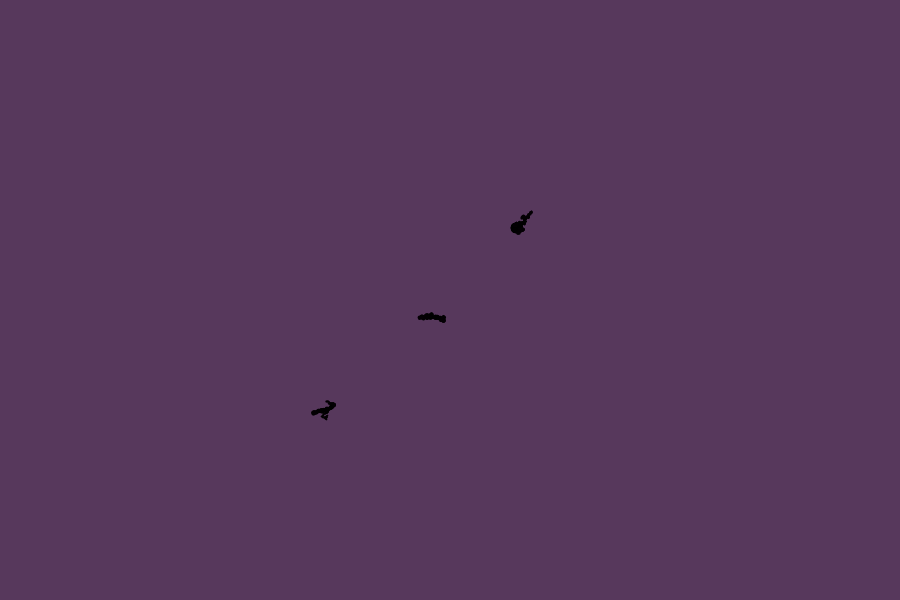
Frame 1 (no input)
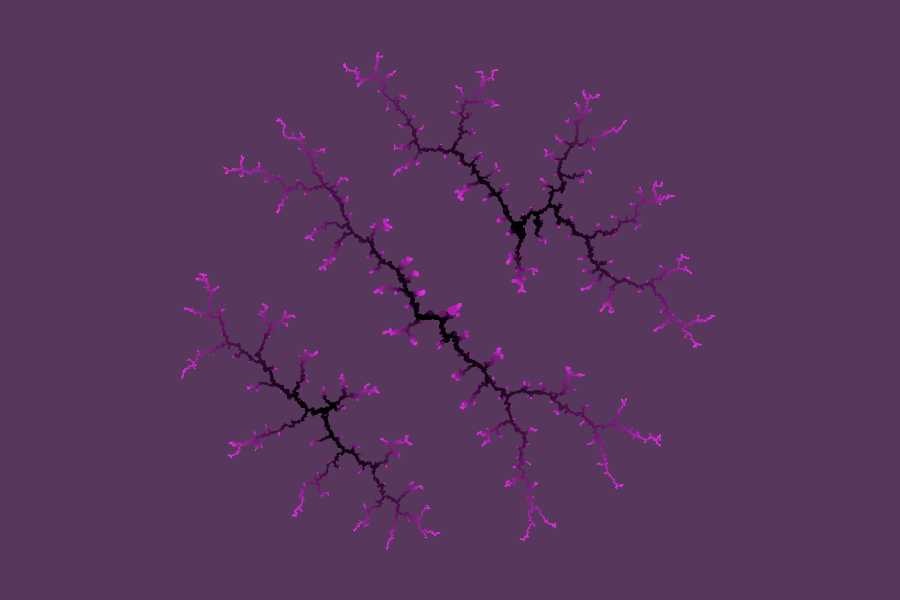
Frame 60 (the mouse pressed at the canvas centre just before this capture)
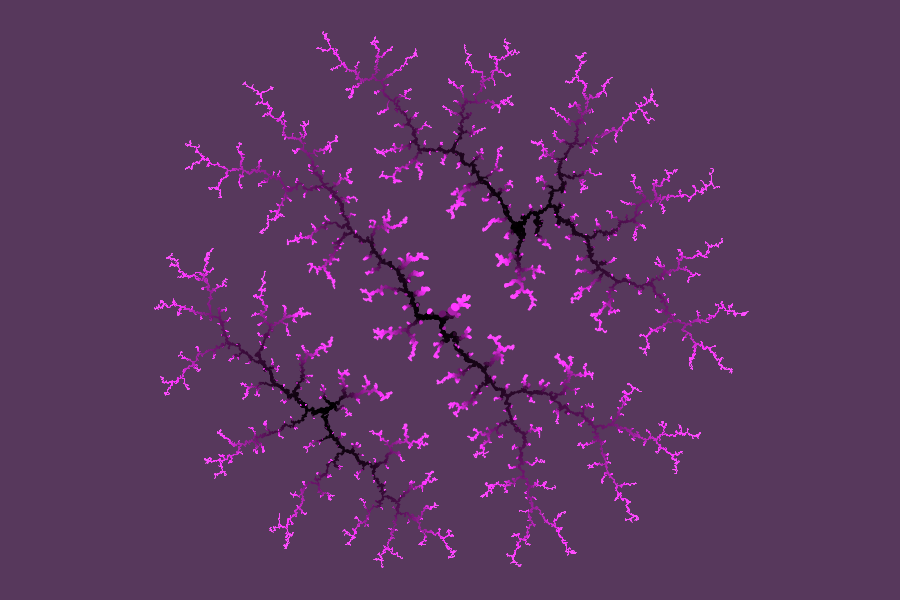
Frame 120 (the mouse held since frame 60 and released just before this capture)

The Processing sketch that drew these frames (run headless with seeded random() and noise(); from frame 60 on, the mouse is pressed at the canvas centre):

// Processing sketch: processing_158411
// ── processing_158411.pde

PVector [] ap;
int minRad=1, maxRad= 10;
float distanceToCenter;
float distance;
float newR; float newX; float newY;
          color from = color(204, 102, 0);
          color to = color(0, 102, 153);
void setup() {
  size(900, 600);
  smooth();
   background(#57385c);
   ap = new PVector[0];
   for (int ii=0; ii<3; ii++){
   ap = (PVector []) append(ap, new PVector (width*random(0.25,0.75), height*random(0.25, 0.75), random (minRad, maxRad)));
          colorMode( RGB, 1000); //colorMode(HSB, 600);
   }
}
void draw()
{ 
  for (int s=0; s<1000; s++){ // grow, faster, faster!!I said grow muthafucka!
   newR = random(minRad, maxRad);
   newX = random(newR, width-newR);
   newY = random(newR, height-newR);
   distanceToCenter = dist (newX, newY, width/2, height/2);
  if (distanceToCenter +  100 *cos(distanceToCenter/ sqrt(distanceToCenter /100)) < 250 &&
    distanceToCenter +  100 *cos(distanceToCenter/ sqrt(distanceToCenter /100)) > 50){
    float closestDist = 100000000;
    int closestIndex = 0;
    // which circle is the closest?
    for (int i=0; i < ap.length; i++)
    {
      distance = dist(newX, newY, ap[i].x, ap[i].y);
      if (distance < closestDist)
      {
        closestDist = distance;
        closestIndex = i;
      }
       if (distance < 5) //quit sooner
      {
        i = ap.length;
      }
    } 
   if (distance > 30) // avoid branches touching one another
   {
      // aline it to the closest circle outline
      float angle = atan2(newY-ap[closestIndex].y, newX-ap[closestIndex].x);
//      float deltaX = cos(angle) * ap [closestIndex].z;
//      float deltaY = sin(angle) * ap [closestIndex].z;
      float deltaX =  cos((angle+frameCount)*3 ); // the spiral //+ log(distanceToCenter)*12
      float deltaY =  sin((angle+frameCount)*3 );
     // draw them
    //for (int i=0 ; i < ap.length; i++) {

    //}
          newR =  exp( map (closestDist, 0, width, 0.8 , 6) ) * 2/sqrt(distanceToCenter/10)  ;
          newX = ap[closestIndex].x  + 1*deltaX; 
          newY = ap[closestIndex].y  + 1*deltaY; 
         ap = (PVector []) append (ap, new PVector (newX, newY, newR ));
          int i= closestIndex;
          stroke( i%ap.length/20 ,i %ap.length/100, i %ap.length/20);   //fill 3 10 2
            float colVal= map(closestDist, 0, width/2, 0.2, 1);
          strokeWeight(ap[i].z);
          line(ap[i].x, ap[i].y, newX, newY ) ; 
   }
 }
  }
}
